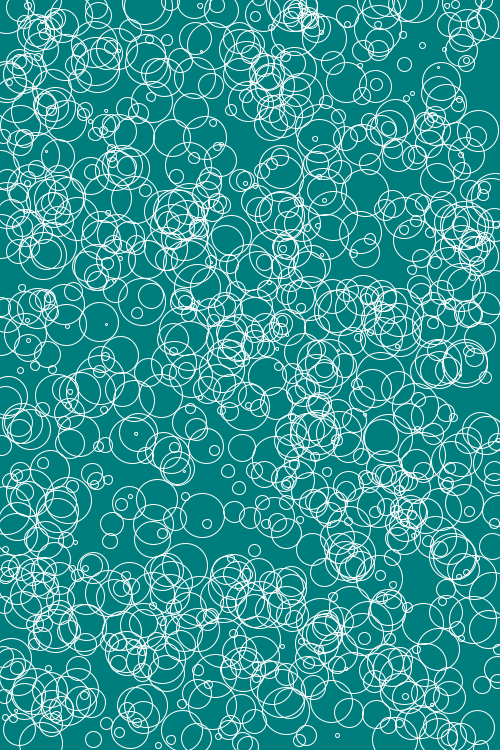
Frame 1 (no input)
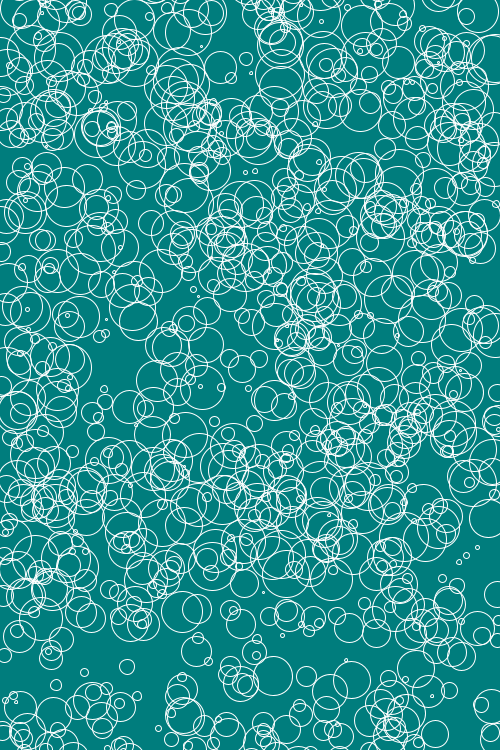
Frame 60 (the mouse pressed at the canvas centre just before this capture)
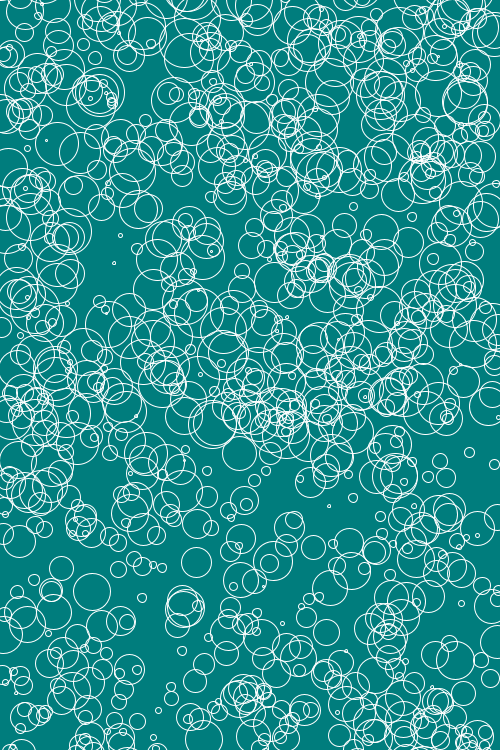
Frame 120 (the mouse held since frame 60 and released just before this capture)

The Processing sketch that drew these frames (run headless with seeded random() and noise(); from frame 60 on, the mouse is pressed at the canvas centre):

// Processing sketch: Bubbles
// ── Bubbles.pde
int bubbleCount = 1000;
Bubble[] bubbles = new Bubble[bubbleCount];

void setup() {
  size(500, 750); // Making a window
  
  for (int i = 0; i < bubbles.length; i++) {
    bubbles[i] = new Bubble((int)random(0, width), (int)random(0, height), (int)random(2, 50));
  }
}

void draw() {
  background(0, 125, 125); // paint the background a turquoise water color
  
  for (int i = 0; i < bubbles.length; i++) {
    bubbles[i].update();
    bubbles[i].render();
  }
}

// ── Bubble.pde
float pressure = 9.85; // global variable (simulating water pressure)

class Bubble {
  PVector pos;
  int size;
  float speed = 0;

  // Empty constructor (for cases where a bubble is created without parameters)
  Bubble() {
  }

  //Primary constructor with parameters
  Bubble(int x, int y, int size) {
    pos = new PVector(x, y);
    this.size = size;
    // Speed depends on pressure and size (larger size = higher speed)
    speed = (pressure * size) * 0.005f; 
  }

  void update() {
    pos.y -= speed; // A bubble floats upward
    
    // If the bubble has flown off past the top edge of the screen
    if (pos.y + (size / 2) < 0) {
      pos.y = height + (size / 2);      // We move it back down
      pos.x = random(0, width);         // Assign a new random horizontal position
      size = (int)random(2, 40);        // Assign a new random size
      speed = (pressure * size) * 0.005f; // Recalculating speed for the new size
    }
  }

  void render() {
    noFill();         // The inside of the small bottle is transparent.
    stroke(255);      // White outline
    ellipse(pos.x, pos.y, size, size); // Drawing a circle
  }
}
